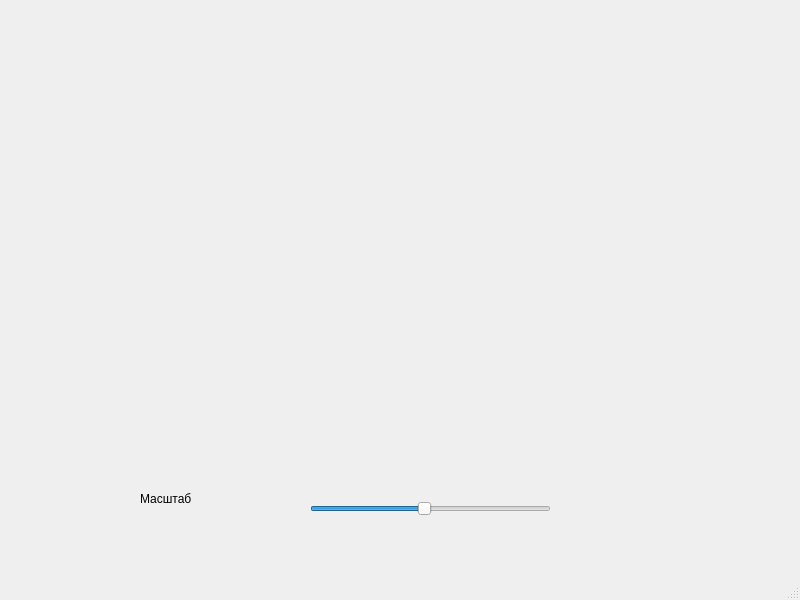
<?xml version="1.0" encoding="UTF-8"?>
<ui version="4.0">
 <class>MainWindow</class>
 <widget class="QMainWindow" name="MainWindow">
  <property name="geometry">
   <rect>
    <x>0</x>
    <y>0</y>
    <width>800</width>
    <height>600</height>
   </rect>
  </property>
  <property name="windowTitle">
   <string>MainWindow</string>
  </property>
  <widget class="QWidget" name="centralwidget">
   <widget class="QSlider" name="horizontalSlider">
    <property name="geometry">
     <rect>
      <x>310</x>
      <y>500</y>
      <width>241</width>
      <height>18</height>
     </rect>
    </property>
    <property name="minimum">
     <number>10</number>
    </property>
    <property name="maximum">
     <number>200</number>
    </property>
    <property name="value">
     <number>100</number>
    </property>
    <property name="orientation">
     <enum>Qt::Orientation::Horizontal</enum>
    </property>
   </widget>
   <widget class="KochWidget" name="widget" native="true">
    <property name="geometry">
     <rect>
      <x>0</x>
      <y>0</y>
      <width>801</width>
      <height>471</height>
     </rect>
    </property>
    <property name="minimumSize">
     <size>
      <width>600</width>
      <height>400</height>
     </size>
    </property>
   </widget>
   <widget class="QLabel" name="label">
    <property name="geometry">
     <rect>
      <x>140</x>
      <y>490</y>
      <width>54</width>
      <height>17</height>
     </rect>
    </property>
    <property name="text">
     <string>Масштаб</string>
    </property>
   </widget>
  </widget>
  <widget class="QMenuBar" name="menubar">
   <property name="geometry">
    <rect>
     <x>0</x>
     <y>0</y>
     <width>800</width>
     <height>22</height>
    </rect>
   </property>
  </widget>
  <widget class="QStatusBar" name="statusbar"/>
 </widget>
 <customwidgets>
  <customwidget>
   <class>KochWidget</class>
   <extends>QWidget</extends>
   <header>kochwidget.h</header>
   <container>1</container>
  </customwidget>
 </customwidgets>
 <resources/>
 <connections/>
</ui>
